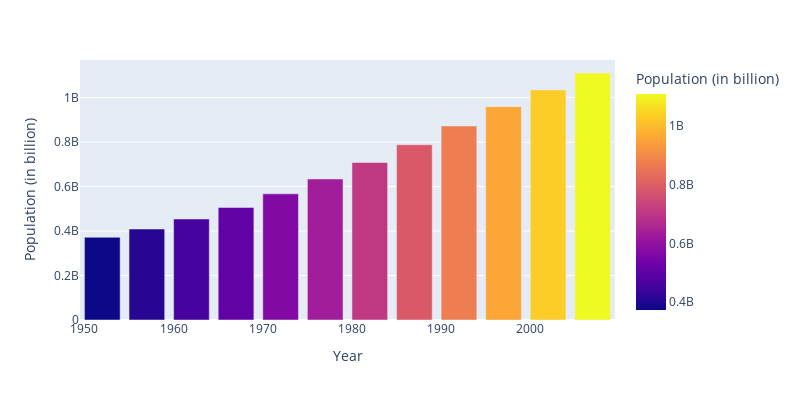

Notebook cell for this chart:
### Markdown cell above
#### Adding colors and labels

### Code cell
fig = px.bar(data_india, x='year', y='pop', color="pop", width=800, height=400, 
            labels={"year": "Year", "pop": "Population (in billion)"}) # fixing the width and height of figure
fig.update_layout(showlegend=False) # remove legend
fig.show()

### Figure 1 — Plotly figure (JSON) as saved in the notebook; plotly's stock layout.template omitted (floating-point values rounded to 4 significant figures)
{"data": [{"alignmentgroup": "True", "hovertemplate": "Year=%{x}<br>Population (in billion)=%{marker.color}<extra></extra>", "legendgroup": "", "marker": {"color": [372000000, 409000000, 454000000, 506000000, 567000000, 634000000, 708000000, 788000000, 872000000, 959000000, 1034172547, 1110396331], "coloraxis": "coloraxis", "pattern": {"shape": ""}}, "name": "", "offsetgroup": "", "orientation": "v", "showlegend": false, "textposition": "auto", "type": "bar", "x": [1952, 1957, 1962, 1967, 1972, 1977, 1982, 1987, 1992, 1997, 2002, 2007], "xaxis": "x", "y": [372000000, 409000000, 454000000, 506000000, 567000000, 634000000, 708000000, 788000000, 872000000, 959000000, 1034172547, 1110396331], "yaxis": "y"}], "layout": {"barmode": "relative", "coloraxis": {"colorbar": {"title": {"text": "Population (in billion)"}}, "colorscale": [[0, "#0d0887"], [0.1111, "#46039f"], [0.2222, "#7201a8"], [0.3333, "#9c179e"], [0.4444, "#bd3786"], [0.5556, "#d8576b"], [0.6667, "#ed7953"], [0.7778, "#fb9f3a"], [0.8889, "#fdca26"], [1, "#f0f921"]]}, "height": 400, "legend": {"tracegroupgap": 0}, "margin": {"t": 60}, "showlegend": false, "width": 800, "xaxis": {"anchor": "y", "domain": [0, 1], "title": {"text": "Year"}}, "yaxis": {"anchor": "x", "domain": [0, 1], "title": {"text": "Population (in billion)"}}}}
